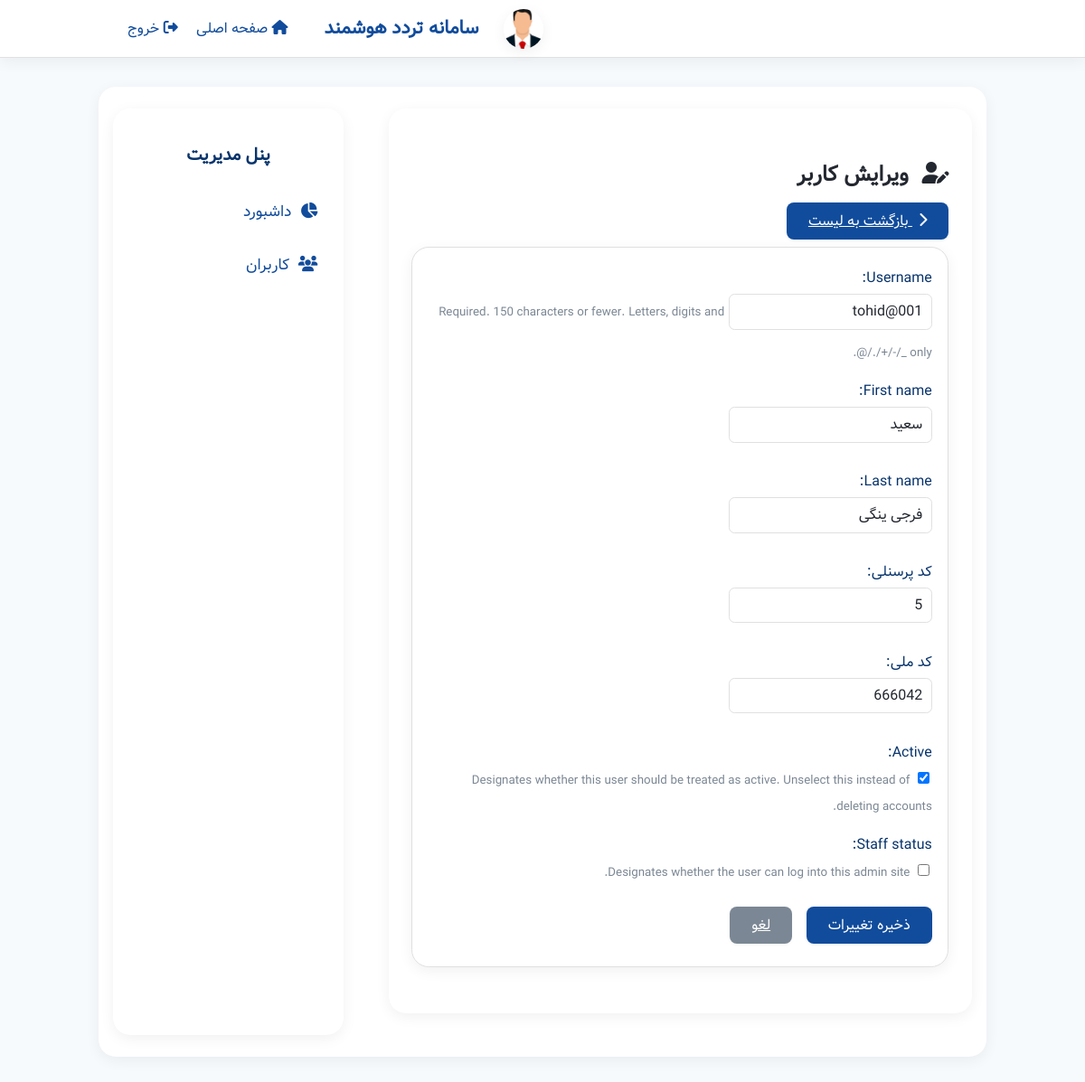
Page /management/users/8/edit/ (signed in) on the committed database.
### users/models.py (models this page shows, shortened)
class CustomUser(AbstractUser):
    personnel_code = models.CharField("کد پرسنلی", max_length=20, unique=True)
    national_id    = models.CharField("کد ملی", max_length=10, unique=True)
    face_encoding  = models.BinaryField(null=True, blank=True)
    face_image = models.ImageField("تصویر چهره", upload_to="faces/", null=True, blank=True)

### core/views.py (the view)
# urls.py: path("management/users/<int:pk>/edit/",  views.user_update,                    name="user_update"),
@login_required
@staff_required
def user_update(request, pk):
    obj = get_object_or_404(User, pk=pk)
    if request.method == "POST":
        form = CustomUserSimpleForm(request.POST, request.FILES, instance=obj)
        if form.is_valid():
            form.save()
            messages.success(request, "کاربر ویرایش شد.")
            return redirect("management_users")
    else:
        form = CustomUserSimpleForm(instance=obj)
    return render(request, "core/user_form.html", {"form": form, "title": "ویرایش کاربر"})

### core/forms.py
class CustomUserSimpleForm(forms.ModelForm):
    class Meta:
        model = User
        fields = [
            "username",
            "first_name",
            "last_name",
            "personnel_code",
            "national_id",
            "is_active",
            "is_staff",
        ]

### templates/core/user_form.html (shortened to what this page needs)
{% extends "core/base_management.html" %}
{% block management_content %}
<h2 style="text-align:right;">
  {% if form.instance.pk %}
    <i class="fas fa-user-edit" style="margin-left:0.5rem;"></i> ویرایش کاربر
  {% else %}
    <i class="fas fa-user-plus" style="margin-left:0.5rem;"></i> افزودن کاربر جدید
  {% endif %}
</h2>
<a class="btn" href="{% url 'management_users' %}" style="margin-bottom:1.1rem;">
  <i class="fas fa-chevron-right" style="margin-left:0.4rem;"></i> بازگشت به لیست
</a>
<form method="post" enctype="multipart/form-data" class="card" autocomplete="off">
  {% for field in form %}
    <div class="form-group">
      {{ field.label_tag }}
      {{ field }}
      {% if field.help_text %}
        <small style="color:var(--color-muted)">{{ field.help_text }}</small>
      {% endif %}
    </div>
  {% endfor %}
  <button type="submit" class="btn" style="margin-left:0.7rem;">
    {% if form.instance.pk %}ذخیره تغییرات{% else %}ایجاد کاربر{% endif %}
  </button>
  <a href="{% url 'management_users' %}" class="btn" style="background:var(--color-muted);color:#fff;">لغو</a>
</form>
{% endblock %}

### static/core/global.css (style rules this page uses)
:root { --color-bg: #f7fafd; --color-surface: #fff; --color-primary: #114c9c; --color-primary-dark: #08346c; --color-secondary: #43a047; --color-error: #e53935; --color-border: #e0e0e0; --color-text: #23272f; --color-muted: #7b8794; --radius: 1.2rem; --shadow: 0 4px 16px rgba(0,0,0,0.06); --transition: 0.2s cubic-bezier(.4,0,.2,1); }
html, body { height: 100%; margin: 0; padding: 0; font-family: 'Vazir', Tahoma, Arial, sans-serif; background: var(--color-bg); color: var(--color-text); transition: background 0.2s, color 0.2s; direction: rtl; }
body { min-height: 100vh; display: flex; flex-direction: column; }
button, input[type="submit"], .btn { background: var(--color-primary); color: #fff; border: none; border-radius: 0.5rem; padding: 0.5rem 1.5rem; font-size: 1rem; cursor: pointer; margin: 0.25rem 0; box-shadow: 0 1px 4px rgba(0,0,0,0.04); transition: background var(--transition), color var(--transition); font-family: inherit; text-align: center; direction: rtl; }
input, select, textarea { font-family: inherit; padding: 0.4rem 0.6rem; border: 1px solid var(--color-border); border-radius: 0.4rem; margin-bottom: 0.8rem; font-size: 1rem; outline: none; background: var(--color-surface); color: var(--color-text); transition: border-color var(--transition); text-align: right; direction: rtl; }
label { font-weight: 500; display: block; margin-bottom: 0.3rem; color: var(--color-primary-dark); text-align: right; }
.form-group { margin-bottom: 1.1rem; }
.card { background: var(--color-surface); box-shadow: var(--shadow); border-radius: var(--radius); padding: 1.3rem 1.1rem; margin: 1rem 0; border: 1px solid var(--color-border); }

### rows in the picture
CustomUser: form "tohid@001" "سعید" "فرجی ینگی" "5" "666042" "☑"

### other values in the picture
{{ field.label_tag }} "Username:" "First name:" "Last name:" "کد پرسنلی:" "کد ملی:" "Active:" "Staff status:"
{{ field.help_text }} "Required. 150 characters or fewer. Letters, digits and @/./+/-/_ only." "Designates whether this user should be treated as active. Unselect this instead of deleting accounts." "Designates whether the user can log into this admin site."
